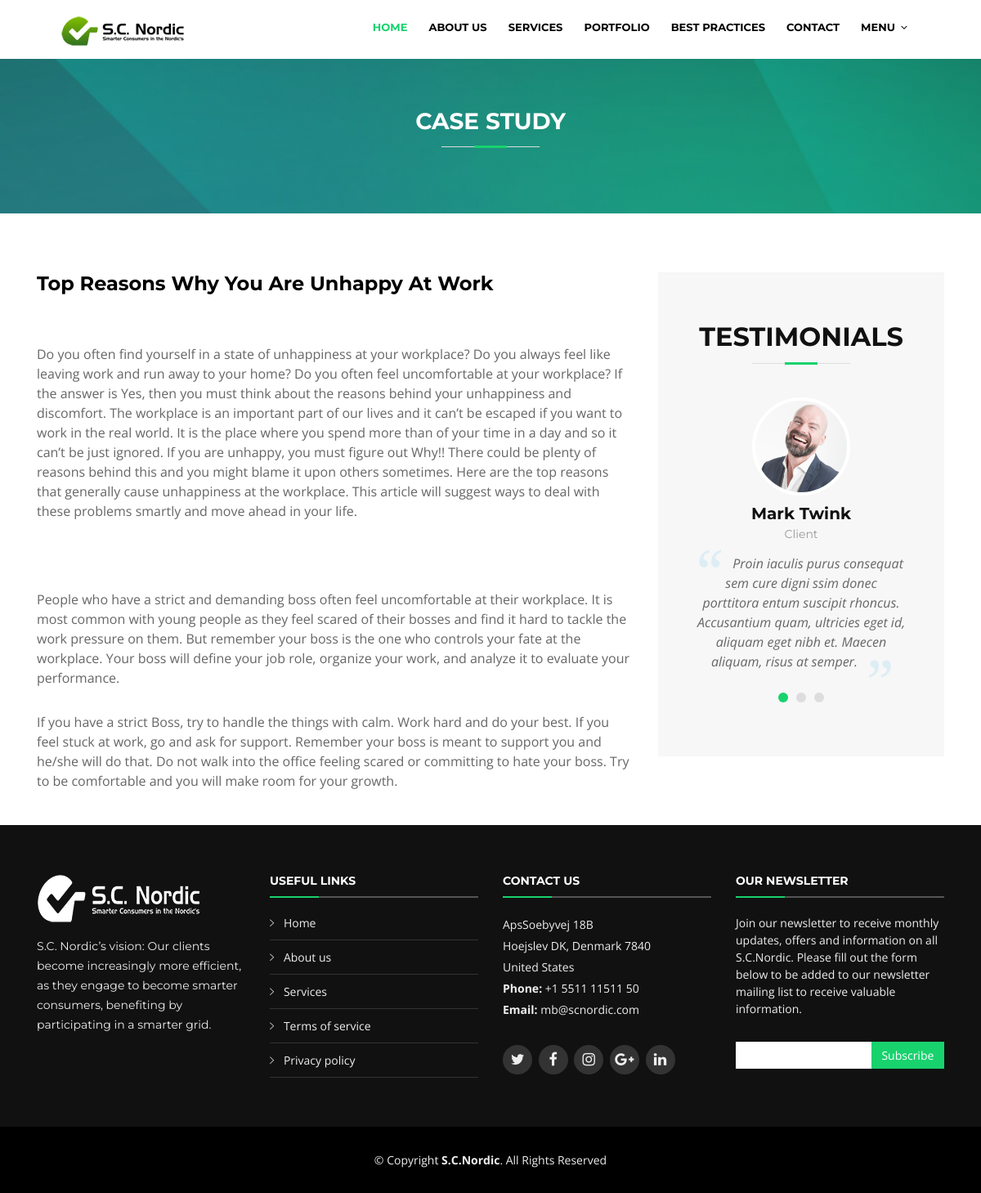
The page /scnordic_website/case-studies.php?b_id=52 on the database its author committed.
### tables this page shows
CREATE TABLE `blog` (
  `b_id` int(11) NOT NULL,
  `b_title` text NOT NULL,
  `b_description` text NOT NULL,
  `b_featured_image` varchar(255) NOT NULL,
  `b_status` varchar(255) NOT NULL DEFAULT 'Published',
  `b_publish_date` datetime NOT NULL
);

### scnordic_website/case-studies.php (the view, shortened to what this page needs)
<?php include_once('include/header.php');?>
<?php
	$b_id = $_GET['b_id'] ;
	$query = "SELECT  * FROM blog  Where b_id ='".$b_id."' " ;
	$result = mysqli_query($con,$query);
?>
<?php while($row = mysqli_fetch_assoc($result)) {
$b_title     = $row['b_title'];
?>
<section id="call-to-action" class="wow fadeIn" style="margin-top:6%;">
         <div class="section-header">
          <h3>Case Study</h3>
        </div>
</section>
  <div class="container" style="margin-top:6%; margin-bottom:5%;">
          <div class="row portfolio-container">
          <div class="col-lg-8 col-md-8 portfolio-item filter-app wow fadeInUp">
            <div class="portfolio-wrap">
			<h4><a href="#"><span style="color:#000;"><b><?php echo $b_title; ?></b></span></a></h4>
              <figure>
                <a href="#" class="link-details" title="More Details"><i class="ion ion-android-open"></i></a>
              </figure>
              <div class="portfolio-info">
				   <span><?php echo $row['b_description'] ;?></span>
              </div>
            </div>
          </div>
          <div class="col-lg-4 col-md-6 portfolio-item filter-card wow fadeInUp">
    <section id="testimonials" class="section-bg wow fadeInUp">
      <div class="container">
        <header class="section-header">
          <h3>Testimonials</h3>
        </header>
        <div class="owl-carousel testimonials-carousel">
          <div class="testimonial-item">
            <img src="img/testimonial-1.jpg" class="testimonial-img" alt="">
            <h3>Mark Twink</h3>
            <h4>Client</h4>
            <p>
              <img src="img/quote-sign-left.png" class="quote-sign-left" alt="">
              Proin iaculis purus consequat sem cure digni ssim donec porttitora entum suscipit rhoncus. Accusantium quam, ultricies eget id, aliquam eget nibh et. Maecen aliquam, risus at semper.
              <img src="img/quote-sign-right.png" class="quote-sign-right" alt="">
            </p>
          </div>
        </div>
      </div>
    </section>
          </div>
        </div>
	</div>
<?php  }?>
<?php include_once('include/footer.php');?>

### scnordic_website/include/header.php (shortened to what this page needs)
<!DOCTYPE html>
<html lang="en">
<head>
  <link href="<?php echo BASEURL ;?>lib/bootstrap/css/bootstrap.min.css" rel="stylesheet">
  <link href="<?php echo BASEURL ;?>lib/font-awesome/css/font-awesome.min.css" rel="stylesheet">
  <link href="<?php echo BASEURL ;?>lib/animate/animate.min.css" rel="stylesheet">
  <link href="<?php echo BASEURL ;?>lib/ionicons/css/ionicons.min.css" rel="stylesheet">
  <link href="<?php echo BASEURL ;?>lib/owlcarousel/assets/owl.carousel.min.css" rel="stylesheet">
  <link href="<?php echo BASEURL ;?>lib/lightbox/css/lightbox.min.css" rel="stylesheet">
  <link href="<?php echo BASEURL ;?>css/style.css" rel="stylesheet">
</head>
<body>
  <header id="header">
    <div class="container-fluid">
      <div id="logo" class="pull-left">
       <a href="#intro"><img src="img/logo-web4.gif" alt="" title="" /></a>
      </div>
      <nav id="nav-menu-container">
        <ul class="nav-menu">
          <li class="menu-active"><a href="#intro">Home</a></li>
          <li><a href="#about">About Us</a></li>
          <li><a href="#services">Services</a></li>
          <li><a href="#portfolio">Portfolio</a></li>
          <li><a href="#blog">Best Practices</a></li>
          <li><a href="#contact">Contact</a></li>
		   <li class="menu-has-children"><a href="">Menu</a>
          </li>
        </ul>
      </nav>
    </div>
  </header>

### scnordic_website/include/footer.php (shortened to what this page needs)
  <footer id="footer">
    <div class="footer-top">
      <div class="container">
        <div class="row">
          <div class="col-lg-3 col-md-6 footer-info">
            <img src="img/logo-1.png" alt="" title="" class="mb-3"/>
            <p>S.C. Nordic’s vision: Our clients become increasingly more efficient, as they engage to become smarter consumers, benefiting by participating in a smarter grid.</p>
          </div>
          <div class="col-lg-3 col-md-6 footer-links">
            <h4>Useful Links</h4>
            <ul>
              <li><i class="ion-ios-arrow-right"></i> <a href="#">Home</a></li>
              <li><i class="ion-ios-arrow-right"></i> <a href="#">About us</a></li>
              <li><i class="ion-ios-arrow-right"></i> <a href="#">Services</a></li>
              <li><i class="ion-ios-arrow-right"></i> <a href="#">Terms of service</a></li>
              <li><i class="ion-ios-arrow-right"></i> <a href="#">Privacy policy</a></li>
            </ul>
          </div>
          <div class="col-lg-3 col-md-6 footer-contact">
            <h4>Contact Us</h4>
            <p>
              ApsSoebyvej 18B <br>
               Hoejslev DK, Denmark 7840<br>
              United States <br>
              <strong>Phone:</strong> +1 5511 11511 50<br>
              <strong>Email:</strong> mb@scnordic.com<br>
            </p>
            <div class="social-links">
              <a href="#" class="twitter"><i class="fa fa-twitter"></i></a>
              <a href="#" class="facebook"><i class="fa fa-facebook"></i></a>
              <a href="#" class="instagram"><i class="fa fa-instagram"></i></a>
              <a href="#" class="google-plus"><i class="fa fa-google-plus"></i></a>
              <a href="#" class="linkedin"><i class="fa fa-linkedin"></i></a>
            </div>
          </div>
          <div class="col-lg-3 col-md-6 footer-newsletter">
            <h4>Our Newsletter</h4>
            <p>Join our newsletter to receive monthly updates, offers and information on all S.C.Nordic. Please fill out the form below to be added to our newsletter mailing list to receive valuable information.</p>
            <form action="" id="contact_form_5">
              <input type="email" name="n_email"><input type="submit"  value="Subscribe">
            </form>
          </div>
        </div>
      </div>
    </div>
    <div class="container">
      <div class="copyright">
        &copy; Copyright <strong>S.C.Nordic</strong>. All Rights Reserved
      </div>
    </div>
  </footer>
</body>
</html>

### rows shown on the page
blog: b_title "Top Reasons Why You Are Unhappy At Work", b_description "Do you often find yourself in a state of unhappiness at your workplace? Do you always feel like leaving work and run away to your home? Do you often feel uncomfortable at your workplace? If the answer is Yes, then you must think about the reasons behind your unhappiness and discomfort. The workplace is an important part of our lives and it can’t be escaped if you want to work in the real world. It is the place where you spend more than of your time in a day and so it can’t be just ignored. If you are unhappy, you must figure out Why!! There could be plenty of reasons behind this and you might blame it upon others sometimes. Here are the top reasons that generally cause unhappiness at the…"
